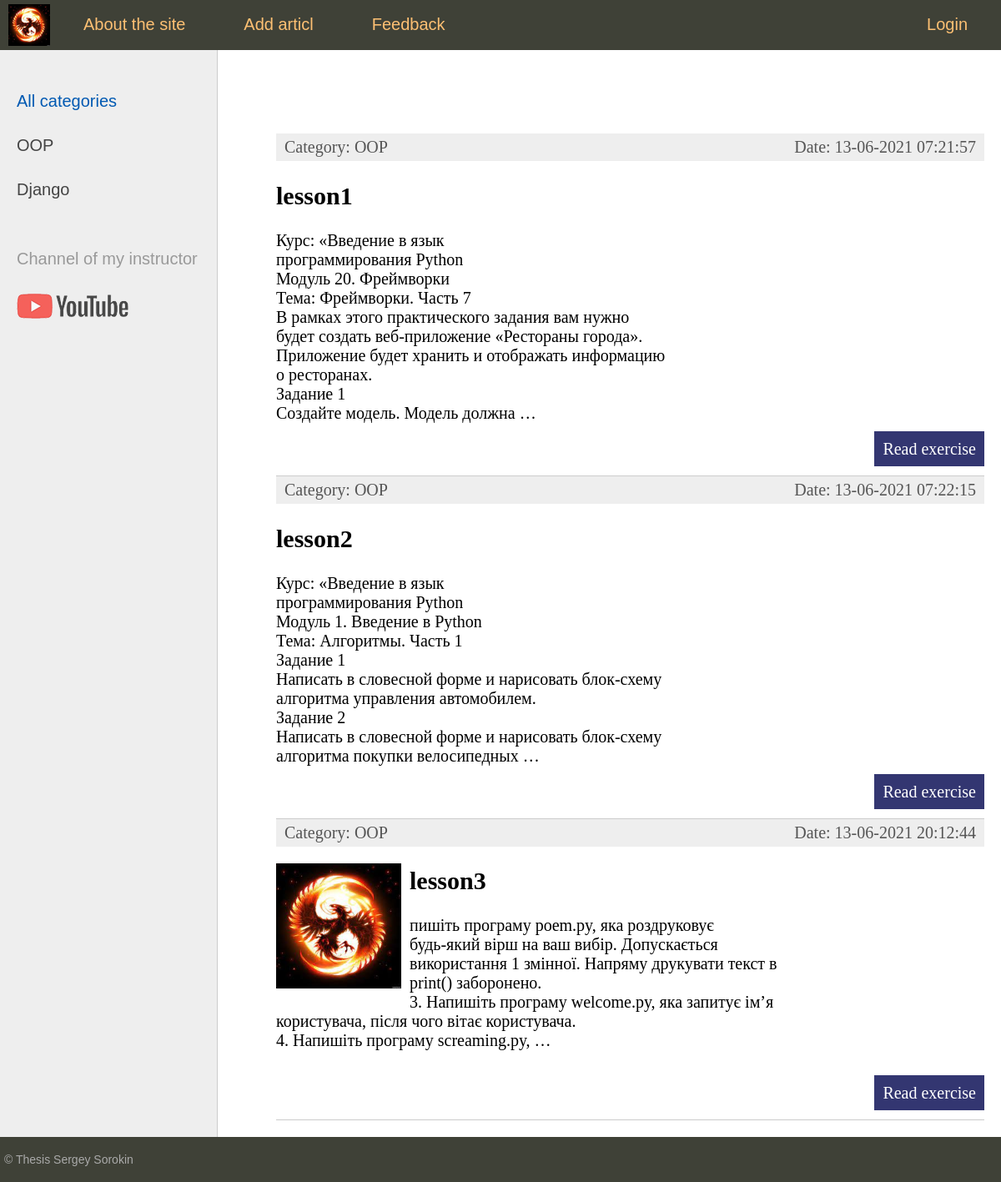
Before: / with the older database file.
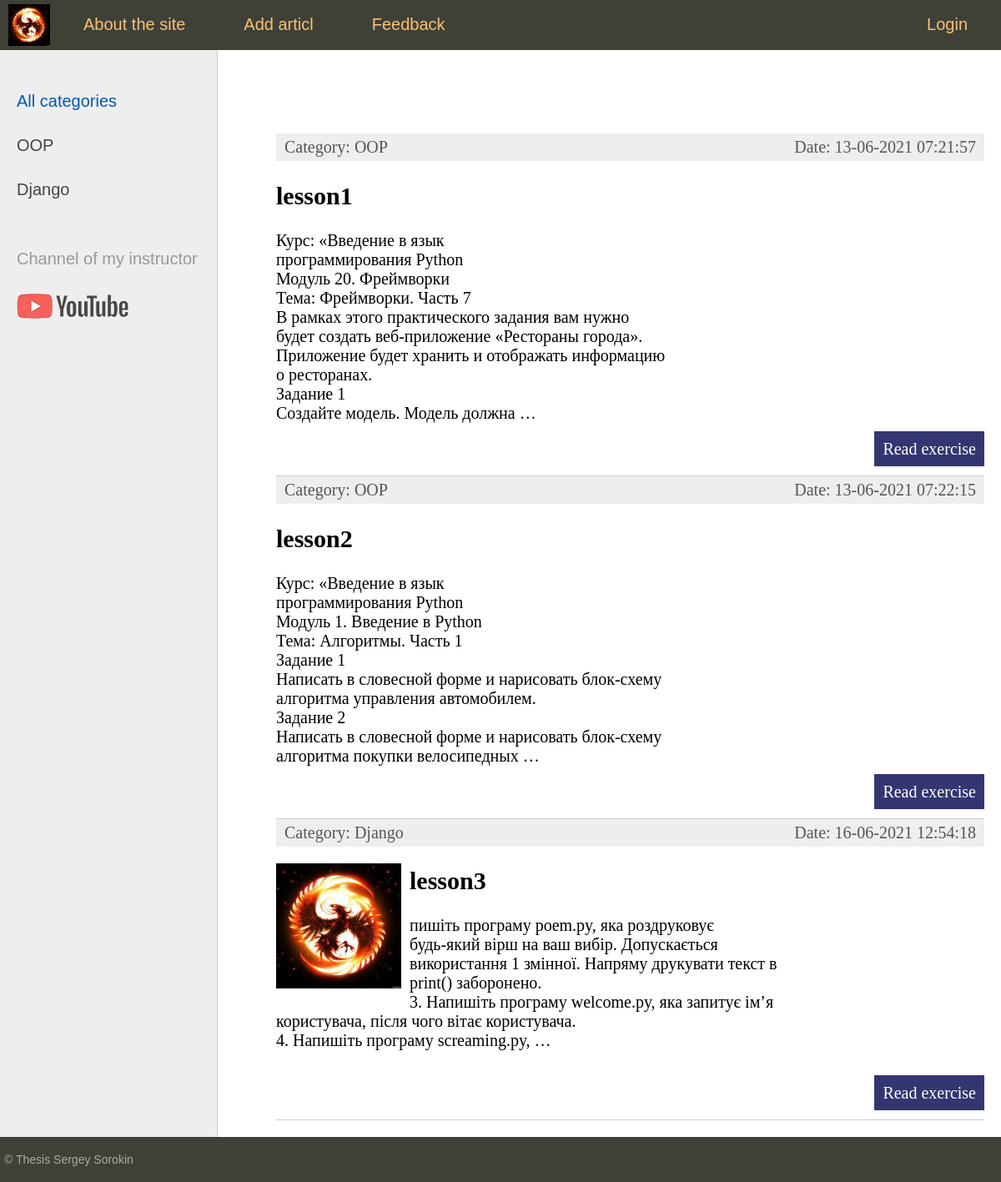
After: the same page with the newer database file.
### itstep/models.py (models this page shows, shortened)
class Category(models.Model):
    name = models.CharField(max_length=100, db_index=True)
    def __str__(self):
        return self.name
    def get_absolute_url(self):
        return reverse('category', kwargs={'cat_id': self.pk})
    class Meta:
        verbose_name = 'Category'
        verbose_name_plural = 'Categories'
        ordering = ['id']

class Exercises(models.Model):
    title = models.CharField(max_length=255, verbose_name='title')
    content = models.TextField(blank=True, verbose_name='content')
    photo = models.ImageField(upload_to="photos/", verbose_name='photo')
    time_create = models.DateTimeField(auto_now_add=True)
    time_update = models.DateTimeField(auto_now=True)
    is_published = models.BooleanField(default=True)
    cat = models.ForeignKey('Category',
                            on_delete=models.PROTECT)
    def get_absolute_url(self):
        return reverse('post', kwargs={'post_id': self.pk})
    class Meta:
        verbose_name = 'My exercises'
        verbose_name_plural = 'My exercises'
        ordering = ['id']

### itstep/views.py (the view)
# urls.py: path('', index, name='home'),
def index(request):
    posts = Exercises.objects.all()
    context = {
        'posts': posts,
        'menu': menu,
        'title': 'Main page',
        'cat_selected': 0,
    }
    return render(request, 'itstep/index.html', context=context)

### itstep/templatetags/itstep_tags.py (called while the page is built)
@register.simple_tag(name='getcats')
def get_categories():
    return Category.objects.all()

### itstep/templates/itstep/index.html (shortened to what this page needs)
{% extends 'itstep/base.html' %} {% block content %}
<ul class="list-articles">
    {% for p in posts %}
    <li>
        <div class="article-panel">
            <p class="first">Category: {{p.cat}}</p>
            <p class="last">Date: {{p.time_update|date:"d-m-Y H:i:s"}}</p>
        </div>
        {% if p.photo %}
        <p><img class="img-article-left thumb" src="{{p.photo.url}}" </p>
            {% endif %}
            <h2>{{p.title}}</h2>
            {% autoescape on %}
            {{p.content|linebreaks|truncatewords:30}}
            {% endautoescape %}
            <p class="link-read-post"><a href="{{ p.get_absolute_url }}">Read exercise</a></p>
    </li>
    {% endfor %}
</ul>
{% endblock %}

### itstep/templates/itstep/base.html (shortened to what this page needs)
{% load static %}
{% load itstep_tags %}
<!DOCTYPE html>
<html>
<head>
    <link type="text/css" href="{% static 'itstep/css/styles.css' %}" rel="stylesheet" />
</head>
<body>
    <table class="table-page" border=0 cellpadding="0" cellspacing="0">
        <tr>
            <td valign=top>
                {% block mainmenu %}
                <div class="header">
                    <ul id="mainmenu" class="mainmenu">
                        <li class="logo">
                            <a href="{% url 'home' %}">
                                <div class="logo"></div>
                            </a>
                        </li>
                        {% for m in menu %}
                        {% if not forloop.last %}
                        <li><a href="{% url m.url_name %}">{{m.title}}</a></li>
                        {% else %}
                        <li class="last"><a href="{% url m.url_name %}">{{m.title}}</a></li>
                        {% endif %} {% endfor %}
                    </ul>
                </div>
                {% endblock mainmenu %}
                <table class="table-content" border=0 cellpadding="0" cellspacing="0">
                    <tr>
                        <td valign="top" class="left-chapters">
                            {% getcats as categories %}
                            <ul id="leftchapters">
                                {% if cat_selected == 0 %}
                                <li class="selected">All categories</li>
                                {% else %}
                                <li><a href="{% url 'home' %}">All categories</a></li>
                                {% endif %}
                                {% for c in categories %}
                                {% if c.pk == cat_selected %}
                                <li class="selected">{{c.name}}</a>
                                </li>
                                {% else %}
                                <li><a href="{{ c.get_absolute_url }}">{{c.name}}</a></li>
                                {% endif %} {% endfor %}
                                <li class="share">
                                    <p>Channel of my instructor</p>
                                    <a class="share-yt" href="https://www.youtube.com/channel/UClJzWfGWuGJL2t-3dYKcHTA/playlists" target="_blank" rel="nofollow"></a>
                                </li>
                            </ul>
                        </td>
                        <td valign="top" class="content">
                            <div class="content-text">
                                {% block content %} {% endblock %}
                            </div>
                        </td>
                    </tr>
                </table>
            </td>
        </tr>
        <tr>
            <td valign=top>
                <div id="footer">
                    <p>&copy; Thesis Sergey Sorokin </p>
                </div>
            </td>
        </tr>
    </table>
</body>
</html>

### itstep/static/itstep/css/styles.css (style rules this page uses)
html, body { font-family: 'Arial'; margin: 0; padding: 0; height: 100%; width: 100%; color: #444; }
a { color: #0059b2; text-decoration: none; }
img { max-width: 600px; height: auto; }
img.img-article-left { max-width: 300px; height: auto; float: left; padding: 0 10px 10px 0; }
img.img-article-left.thumb { max-width: 150px; height: auto; }
p.link-read-post { text-align: right; }
p.link-read-post a { padding: 10px; min-width: 100px; background: #333671; color: #fff; text-decoration: none; }
div.article-panel { background: #eee; padding: 5px 10px 5px 10px; box-sizing border-box; overflow: hidden; color: #555; }
div.article-panel p.first { margin: 0; float: left; }
div.article-panel p.last { margin: 0; float: right; }
ul.list-articles { list-style: none; margin: 0; padding: 0; }
ul.list-articles li { border-bottom: 1px solid #ccc; }
.table-page { width: 100%; height: 100%; vertical-align: top; }
.table-page tr { height: 100%; }
.header { background: #3F4137; height: 60px; }
.logo { background: url('../images/logo.png') no-repeat 10px 5px; width: 70px; height: 60px; }
ul.mainmenu { list-style: none; margin: 0; padding: 0; height: 60px; color: #fdc073; font-size: 20px; overflow: hidden; }
ul.mainmenu li { float: left; margin: 18px 40px 0 30px; }
ul.mainmenu li.logo { margin: 0; }
ul.mainmenu li.last { float: right; }
ul.mainmenu li a { color: #fdc073; text-decoration: none; }
.table-content { width: 100%; min-height: 100%; height: 100%; }
.left-chapters { margin: 0; background: #eee; border-right: 1px solid #ccc; min-height: 100%; }
.left-chapters ul { width: 230px; min-height: 100%; margin: 0; padding: 20px 10px 10px 20px; list-style: none; font-size: 20px; }
.left-chapters ul li { margin: 30px 0 0 0; color: #999; }
.left-chapters ul li.selected { color: #0059b2; }
.left-chapters ul li a { color: #444; text-decoration: none; }
.left-chapters ul li.share { margin: 60px 0 0 0; }
.left-chapters ul li.share p { margin: 30px 0 30px 0; }
.left-chapters ul li.share a { display: inline-block; width: 40px; height: 40px; margin: 0 20px 0 0; }
.left-chapters ul li.share a.share-yt { width: 100%; height: 30px; background: url('../images/share_yt.png') no-repeat 0 0 }
.content { padding: 40px 20px 20px 40px; width: 100%; box-sizing: border-box; }
.content-text { margin: 60px 0 0 30px; color: #000; font-size: 20px; font-family: Yandex Sans Display Light; }
#footer { box-sizing: border-box; background: #3F4137; padding: 5px; color: #aaa; font-size: 14px; font-family: Verdana, Geneva, Arial, Helvetica; text-align: left; overflow: hidden; }

Changed rows visible on the page:
changed Exercises "lesson3": cat "OOP" → "Django"; time_update "13-06-2021 20:12:44" → "16-06-2021 12:54:18"
